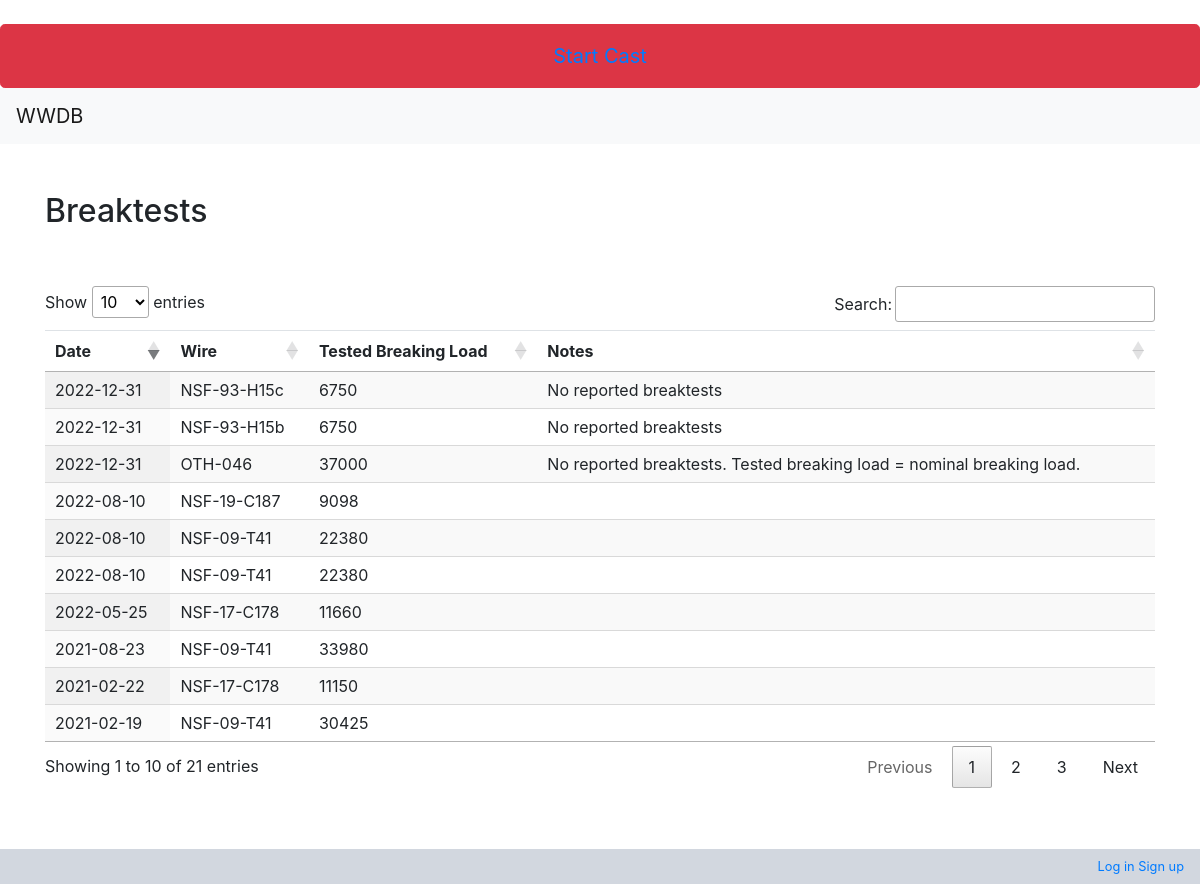
The app's page /wwdb/maintenance/breaktestlist/, older data.
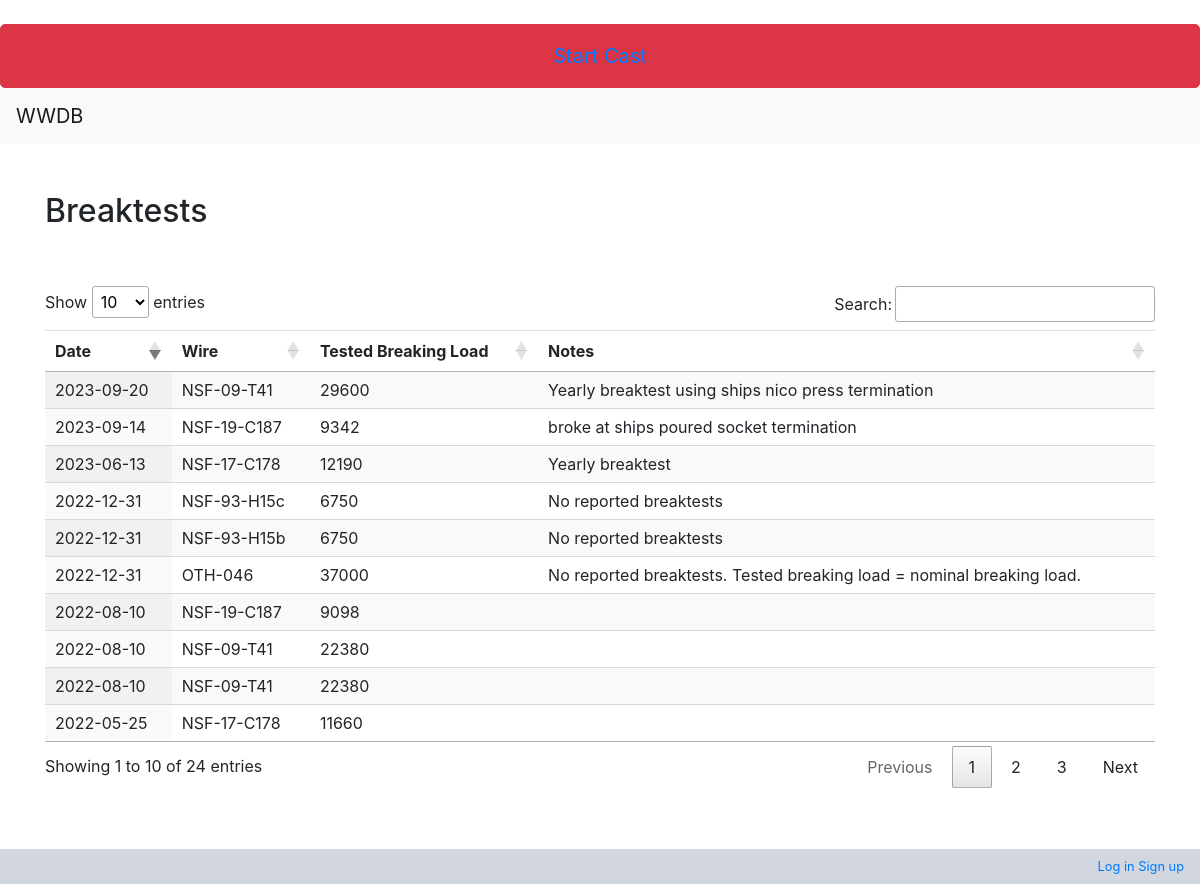
The same page, newer data.
### wwdb/models.py (models this page shows, shortened)
class Breaktest(models.Model):
    id = models.AutoField(db_column='Id', primary_key=True, blank=True, null=False)
    wire = models.ForeignKey('Wire', models.DO_NOTHING, db_column='WireId', blank=True, null=True, verbose_name='Wire', related_name='wire_break_test')
    date = models.DateField(db_column='Date', blank=True, null=True, verbose_name='Date', validators=[MaxValueValidator(limit_value=date.today)])
    testedbreakingload = models.IntegerField(db_column='TestedBreakingLoad', blank=True, null=True, verbose_name='Tested breaking load')
    notes = models.TextField(db_column='Notes', blank=True, null=True, verbose_name='Notes')
    class Meta:
        managed = True
        db_table = 'BreakTest'
        verbose_name_plural = "BreakTest"
    @property
    def format_date(self):
        date=self.date
        formatdate=date.strftime("%Y-%m-%d")
        return formatdate

class Wire(models.Model):
    id = models.AutoField(db_column='Id', primary_key=True, blank=True, null=False)
    wirerope = models.ForeignKey(WireRopeData, models.DO_NOTHING, db_column='WireRopeId', blank=True, null=True, verbose_name='Wire rope data id')
    winch = models.ForeignKey(Winch, models.DO_NOTHING, db_column='WinchId', blank=True, null=True, verbose_name='Winch', related_name='reverse_wire')
    manufacturerid = models.TextField(db_column='ManufacturerId', blank=True, null=True, verbose_name='Manufacturer id')
    nsfid = models.TextField(db_column='NsfId', blank=True, null=True, verbose_name='NSF id')
    dateacquired = models.DateTimeField(db_column='DateAcquired', blank=True, null=True, verbose_name='Date Acquired', validators=[MaxValueValidator(limit_value=datetime.today)])
    notes = models.TextField(db_column='Notes', blank=True, null=True, verbose_name='notes')
    status = models.BooleanField(db_column='Status', blank=True, null=True, verbose_name='Status')
    ownershipstatus = models.ForeignKey(OwnershipStatus, models.DO_NOTHING, db_column='OwnershipStatusId', blank=True, null=True, verbose_name='Ownership status')
    drums = models.ManyToManyField(Drum, through='WireDrum', related_name='loaded_wires', verbose_name='Drum')
    factorofsafety = models.ForeignKey(FactorOfSafety, models.DO_NOTHING, db_column='FactorofSafety', blank=True, null=True, related_name='wirefactorofsafety', verbose_name='Factor of safety')
    dryendtag = models.IntegerField(db_column='DryEndTag', blank=True, null=True, verbose_name='Dry end tag value (m)')
    class Meta:
        managed = True
        db_table = 'Wire'
        verbose_name_plural = "Wire"
    def __str__(self):
        return str(self.nsfid)

### wwdb/views.py (the view)
# urls.py: path('maintenance/breaktestlist/', views.breaktestlist, name='breaktestlist'),
def breaktestlist(request):
    break_test = Breaktest.objects.order_by('-date')
    context = {
        'break_test': break_test,
        }
    return render(request, 'wwdb/maintenance/breaktestlist.html', context=context)

### context_processors.py (called while the page is built)
def cast_context(request):
    return {'last': Cast.objects.last()}

### wwdb/templates/wwdb/maintenance/breaktestlist.html (shortened to what this page needs)
<!DOCTYPE html>
{% extends "wwdb/base.html" %}
{% block content %}
<h2>Breaktests</h2>
<table id="" class="display table">
    <thead>
        <tr>
            <th>Date</th>
            <th>Wire</th>
            <th>Tested Breaking Load</th>
            <th>Notes</th>
        </tr>
    </thead>
    {% for breaktest in break_test %}
    <tr>
        <td>{{breaktest.format_date}}</td>
        <td>{{breaktest.wire}}</td>
        <td>{{breaktest.testedbreakingload}}</td>
        <td>{{breaktest.notes}}</td>
    </tr>
    {% endfor %}
</table>
{% endblock %}

Row changes from the older to the newer data that the page shows:
no longer on this page (row unchanged): Breaktest: format_date "2021-08-23", wire "NSF-09-T41", testedbreakingload "33980"
no longer on this page (row unchanged): Breaktest: format_date "2021-02-22", wire "NSF-17-C178", testedbreakingload "11150"
no longer on this page (row unchanged): Breaktest: format_date "2021-02-19", wire "NSF-09-T41", testedbreakingload "30425"
added Breaktest: format_date "2023-09-20", wire "NSF-09-T41", testedbreakingload "29600", notes "Yearly breaktest using ships nico press termination"
added Breaktest: format_date "2023-09-14", wire "NSF-19-C187", testedbreakingload "9342", notes "broke at ships poured socket termination"
added Breaktest: format_date "2023-06-13", wire "NSF-17-C178", testedbreakingload "12190", notes "Yearly breaktest"
Text that changed along with them:
text written by a page script: "Show entries Search: Showing 1 to 10 of 21 entries Previous 1 2 3 Next" → "Show entries Search: Showing 1 to 10 of 24 entries Previous 1 2 3 Next"
